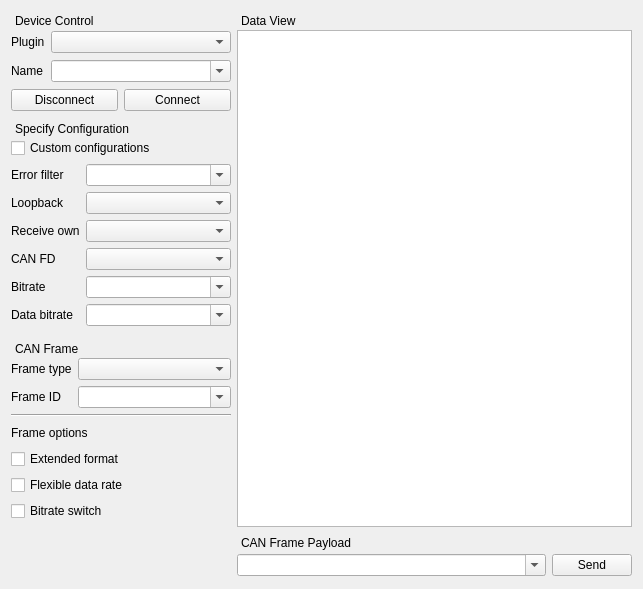
<?xml version="1.0" encoding="UTF-8"?>
<ui version="4.0">
 <class>CanBusAssistant</class>
 <widget class="QWidget" name="CanBusAssistant">
  <property name="geometry">
   <rect>
    <x>0</x>
    <y>0</y>
    <width>643</width>
    <height>579</height>
   </rect>
  </property>
  <property name="windowTitle">
   <string>CANBus Studio</string>
  </property>
  <layout class="QGridLayout" name="gridLayout_2">
   <item row="2" column="0">
    <widget class="QDockWidget" name="dockWidget_3">
     <property name="sizePolicy">
      <sizepolicy hsizetype="Fixed" vsizetype="Fixed">
       <horstretch>0</horstretch>
       <verstretch>0</verstretch>
      </sizepolicy>
     </property>
     <property name="minimumSize">
      <size>
       <width>143</width>
       <height>182</height>
      </size>
     </property>
     <property name="features">
      <set>QDockWidget::DockWidgetFeature::NoDockWidgetFeatures</set>
     </property>
     <property name="allowedAreas">
      <set>Qt::DockWidgetArea::NoDockWidgetArea</set>
     </property>
     <property name="windowTitle">
      <string>CAN Frame</string>
     </property>
     <widget class="QWidget" name="dockWidgetContents_3">
      <layout class="QGridLayout" name="gridLayout">
       <property name="leftMargin">
        <number>0</number>
       </property>
       <property name="topMargin">
        <number>0</number>
       </property>
       <property name="rightMargin">
        <number>0</number>
       </property>
       <property name="bottomMargin">
        <number>0</number>
       </property>
       <item row="4" column="0" colspan="2">
        <widget class="QCheckBox" name="extendedFormatCheckBox">
         <property name="text">
          <string>Extended format</string>
         </property>
        </widget>
       </item>
       <item row="5" column="0" colspan="2">
        <widget class="QCheckBox" name="flexibleDataRateCheckBox">
         <property name="text">
          <string>Flexible data rate</string>
         </property>
        </widget>
       </item>
       <item row="1" column="0">
        <widget class="QLabel" name="label">
         <property name="text">
          <string>Frame ID</string>
         </property>
        </widget>
       </item>
       <item row="1" column="1">
        <widget class="QComboBox" name="frameIdComboBox">
         <property name="editable">
          <bool>true</bool>
         </property>
        </widget>
       </item>
       <item row="0" column="0">
        <widget class="QLabel" name="label_9">
         <property name="sizePolicy">
          <sizepolicy hsizetype="Fixed" vsizetype="Preferred">
           <horstretch>0</horstretch>
           <verstretch>0</verstretch>
          </sizepolicy>
         </property>
         <property name="text">
          <string>Frame type</string>
         </property>
        </widget>
       </item>
       <item row="0" column="1">
        <widget class="QComboBox" name="frameTypeComboBox"/>
       </item>
       <item row="3" column="0" colspan="2">
        <widget class="QLabel" name="label_12">
         <property name="text">
          <string>Frame options</string>
         </property>
        </widget>
       </item>
       <item row="6" column="0" colspan="2">
        <widget class="QCheckBox" name="bitrateSwitchCheckBox">
         <property name="sizePolicy">
          <sizepolicy hsizetype="Minimum" vsizetype="Fixed">
           <horstretch>0</horstretch>
           <verstretch>0</verstretch>
          </sizepolicy>
         </property>
         <property name="text">
          <string>Bitrate switch</string>
         </property>
        </widget>
       </item>
       <item row="2" column="0" colspan="2">
        <widget class="Line" name="line">
         <property name="orientation">
          <enum>Qt::Orientation::Horizontal</enum>
         </property>
        </widget>
       </item>
      </layout>
     </widget>
    </widget>
   </item>
   <item row="0" column="0">
    <widget class="QDockWidget" name="dockWidget_5">
     <property name="sizePolicy">
      <sizepolicy hsizetype="Fixed" vsizetype="Fixed">
       <horstretch>0</horstretch>
       <verstretch>0</verstretch>
      </sizepolicy>
     </property>
     <property name="minimumSize">
      <size>
       <width>220</width>
       <height>102</height>
      </size>
     </property>
     <property name="features">
      <set>QDockWidget::DockWidgetFeature::NoDockWidgetFeatures</set>
     </property>
     <property name="allowedAreas">
      <set>Qt::DockWidgetArea::NoDockWidgetArea</set>
     </property>
     <property name="windowTitle">
      <string>Device Control</string>
     </property>
     <widget class="QWidget" name="dockWidgetContents_5">
      <layout class="QGridLayout" name="gridLayout_3">
       <property name="leftMargin">
        <number>0</number>
       </property>
       <property name="topMargin">
        <number>0</number>
       </property>
       <property name="rightMargin">
        <number>0</number>
       </property>
       <property name="bottomMargin">
        <number>0</number>
       </property>
       <item row="4" column="0" colspan="2">
        <layout class="QHBoxLayout" name="horizontalLayout">
         <item>
          <widget class="QPushButton" name="disconnectPushButton">
           <property name="text">
            <string>Disconnect</string>
           </property>
          </widget>
         </item>
         <item>
          <widget class="QPushButton" name="connectPushButton">
           <property name="text">
            <string>Connect</string>
           </property>
          </widget>
         </item>
        </layout>
       </item>
       <item row="0" column="0">
        <widget class="QLabel" name="label_11">
         <property name="font">
          <font>
           <italic>false</italic>
          </font>
         </property>
         <property name="text">
          <string>Plugin</string>
         </property>
        </widget>
       </item>
       <item row="0" column="1">
        <widget class="QComboBox" name="pluginComboBox">
         <property name="sizePolicy">
          <sizepolicy hsizetype="Expanding" vsizetype="Fixed">
           <horstretch>0</horstretch>
           <verstretch>0</verstretch>
          </sizepolicy>
         </property>
         <property name="minimumSize">
          <size>
           <width>0</width>
           <height>0</height>
          </size>
         </property>
        </widget>
       </item>
       <item row="2" column="0">
        <widget class="QLabel" name="label_6">
         <property name="sizePolicy">
          <sizepolicy hsizetype="Preferred" vsizetype="Preferred">
           <horstretch>0</horstretch>
           <verstretch>0</verstretch>
          </sizepolicy>
         </property>
         <property name="text">
          <string>Name</string>
         </property>
        </widget>
       </item>
       <item row="2" column="1">
        <widget class="QComboBox" name="interfaceNameComboBox">
         <property name="editable">
          <bool>true</bool>
         </property>
        </widget>
       </item>
      </layout>
     </widget>
    </widget>
   </item>
   <item row="0" column="1" rowspan="4">
    <widget class="QDockWidget" name="dockWidget">
     <property name="sizePolicy">
      <sizepolicy hsizetype="Expanding" vsizetype="Expanding">
       <horstretch>0</horstretch>
       <verstretch>0</verstretch>
      </sizepolicy>
     </property>
     <property name="features">
      <set>QDockWidget::DockWidgetFeature::NoDockWidgetFeatures</set>
     </property>
     <property name="allowedAreas">
      <set>Qt::DockWidgetArea::NoDockWidgetArea</set>
     </property>
     <property name="windowTitle">
      <string>Data View</string>
     </property>
     <widget class="QWidget" name="dockWidgetContents">
      <layout class="QGridLayout" name="gridLayout_6">
       <property name="leftMargin">
        <number>0</number>
       </property>
       <property name="topMargin">
        <number>0</number>
       </property>
       <property name="rightMargin">
        <number>0</number>
       </property>
       <property name="bottomMargin">
        <number>0</number>
       </property>
       <item row="0" column="0" rowspan="3">
        <widget class="QTextBrowser" name="textBrowser"/>
       </item>
      </layout>
     </widget>
    </widget>
   </item>
   <item row="1" column="0">
    <widget class="QDockWidget" name="dockWidget_4">
     <property name="sizePolicy">
      <sizepolicy hsizetype="Fixed" vsizetype="Fixed">
       <horstretch>0</horstretch>
       <verstretch>0</verstretch>
      </sizepolicy>
     </property>
     <property name="minimumSize">
      <size>
       <width>156</width>
       <height>214</height>
      </size>
     </property>
     <property name="features">
      <set>QDockWidget::DockWidgetFeature::NoDockWidgetFeatures</set>
     </property>
     <property name="allowedAreas">
      <set>Qt::DockWidgetArea::NoDockWidgetArea</set>
     </property>
     <property name="windowTitle">
      <string>Specify Configuration</string>
     </property>
     <widget class="QWidget" name="dockWidgetContents_4">
      <layout class="QGridLayout" name="gridLayout_4">
       <property name="leftMargin">
        <number>0</number>
       </property>
       <property name="topMargin">
        <number>0</number>
       </property>
       <property name="rightMargin">
        <number>0</number>
       </property>
       <property name="bottomMargin">
        <number>0</number>
       </property>
       <item row="4" column="1">
        <widget class="QComboBox" name="receivOwnComboBox"/>
       </item>
       <item row="2" column="0">
        <widget class="QLabel" name="label_3">
         <property name="sizePolicy">
          <sizepolicy hsizetype="Fixed" vsizetype="Preferred">
           <horstretch>0</horstretch>
           <verstretch>0</verstretch>
          </sizepolicy>
         </property>
         <property name="text">
          <string>Error filter</string>
         </property>
        </widget>
       </item>
       <item row="3" column="1">
        <widget class="QComboBox" name="loopbackComboBox"/>
       </item>
       <item row="1" column="0" colspan="2">
        <widget class="QCheckBox" name="customConfigurationCheckBox">
         <property name="text">
          <string>Custom configurations</string>
         </property>
        </widget>
       </item>
       <item row="5" column="0">
        <widget class="QLabel" name="label_8">
         <property name="sizePolicy">
          <sizepolicy hsizetype="Fixed" vsizetype="Preferred">
           <horstretch>0</horstretch>
           <verstretch>0</verstretch>
          </sizepolicy>
         </property>
         <property name="text">
          <string>CAN FD</string>
         </property>
        </widget>
       </item>
       <item row="6" column="1">
        <widget class="QComboBox" name="bitrateComboBox">
         <property name="editable">
          <bool>true</bool>
         </property>
        </widget>
       </item>
       <item row="7" column="1">
        <widget class="QComboBox" name="dataBitrateComboBox">
         <property name="editable">
          <bool>true</bool>
         </property>
        </widget>
       </item>
       <item row="3" column="0">
        <widget class="QLabel" name="label_4">
         <property name="sizePolicy">
          <sizepolicy hsizetype="Fixed" vsizetype="Preferred">
           <horstretch>0</horstretch>
           <verstretch>0</verstretch>
          </sizepolicy>
         </property>
         <property name="text">
          <string>Loopback</string>
         </property>
        </widget>
       </item>
       <item row="7" column="0">
        <widget class="QLabel" name="label_10">
         <property name="sizePolicy">
          <sizepolicy hsizetype="Fixed" vsizetype="Preferred">
           <horstretch>0</horstretch>
           <verstretch>0</verstretch>
          </sizepolicy>
         </property>
         <property name="text">
          <string>Data bitrate</string>
         </property>
        </widget>
       </item>
       <item row="5" column="1">
        <widget class="QComboBox" name="canFdComboBox"/>
       </item>
       <item row="2" column="1">
        <widget class="QComboBox" name="errorFilterComboBox">
         <property name="editable">
          <bool>true</bool>
         </property>
        </widget>
       </item>
       <item row="6" column="0">
        <widget class="QLabel" name="label_7">
         <property name="sizePolicy">
          <sizepolicy hsizetype="Fixed" vsizetype="Preferred">
           <horstretch>0</horstretch>
           <verstretch>0</verstretch>
          </sizepolicy>
         </property>
         <property name="text">
          <string>Bitrate</string>
         </property>
        </widget>
       </item>
       <item row="4" column="0">
        <widget class="QLabel" name="label_5">
         <property name="sizePolicy">
          <sizepolicy hsizetype="Fixed" vsizetype="Preferred">
           <horstretch>0</horstretch>
           <verstretch>0</verstretch>
          </sizepolicy>
         </property>
         <property name="text">
          <string>Receive own</string>
         </property>
        </widget>
       </item>
      </layout>
     </widget>
    </widget>
   </item>
   <item row="4" column="1">
    <widget class="QDockWidget" name="dockWidget_2">
     <property name="sizePolicy">
      <sizepolicy hsizetype="Expanding" vsizetype="Fixed">
       <horstretch>0</horstretch>
       <verstretch>0</verstretch>
      </sizepolicy>
     </property>
     <property name="minimumSize">
      <size>
       <width>198</width>
       <height>45</height>
      </size>
     </property>
     <property name="features">
      <set>QDockWidget::DockWidgetFeature::NoDockWidgetFeatures</set>
     </property>
     <property name="allowedAreas">
      <set>Qt::DockWidgetArea::NoDockWidgetArea</set>
     </property>
     <property name="windowTitle">
      <string>CAN Frame Payload</string>
     </property>
     <widget class="QWidget" name="dockWidgetContents_2">
      <layout class="QHBoxLayout" name="horizontalLayout_11">
       <property name="leftMargin">
        <number>0</number>
       </property>
       <property name="topMargin">
        <number>0</number>
       </property>
       <property name="rightMargin">
        <number>0</number>
       </property>
       <property name="bottomMargin">
        <number>0</number>
       </property>
       <item>
        <widget class="QComboBox" name="payloadComboBox">
         <property name="sizePolicy">
          <sizepolicy hsizetype="Expanding" vsizetype="Fixed">
           <horstretch>0</horstretch>
           <verstretch>0</verstretch>
          </sizepolicy>
         </property>
         <property name="editable">
          <bool>true</bool>
         </property>
        </widget>
       </item>
       <item>
        <widget class="QPushButton" name="sendPushButton">
         <property name="sizePolicy">
          <sizepolicy hsizetype="Fixed" vsizetype="Fixed">
           <horstretch>0</horstretch>
           <verstretch>0</verstretch>
          </sizepolicy>
         </property>
         <property name="text">
          <string>Send</string>
         </property>
        </widget>
       </item>
      </layout>
     </widget>
    </widget>
   </item>
  </layout>
 </widget>
 <resources/>
 <connections/>
</ui>
